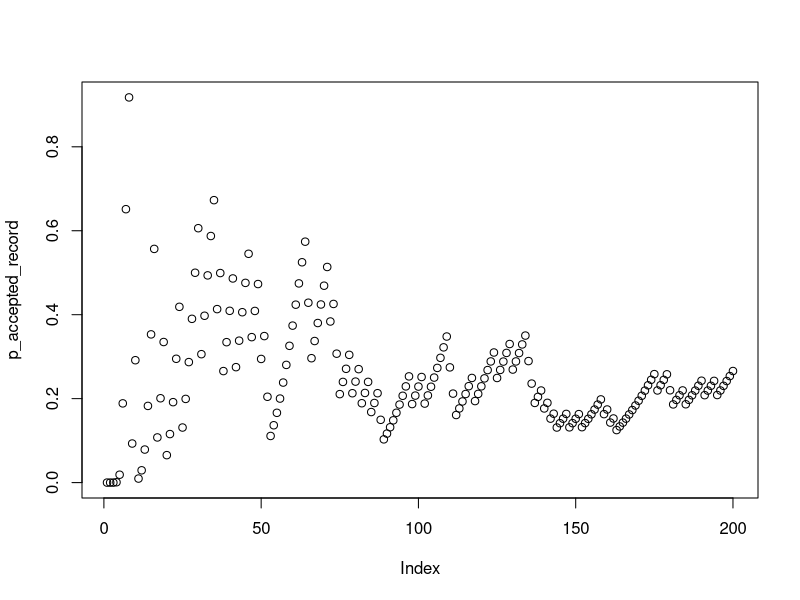
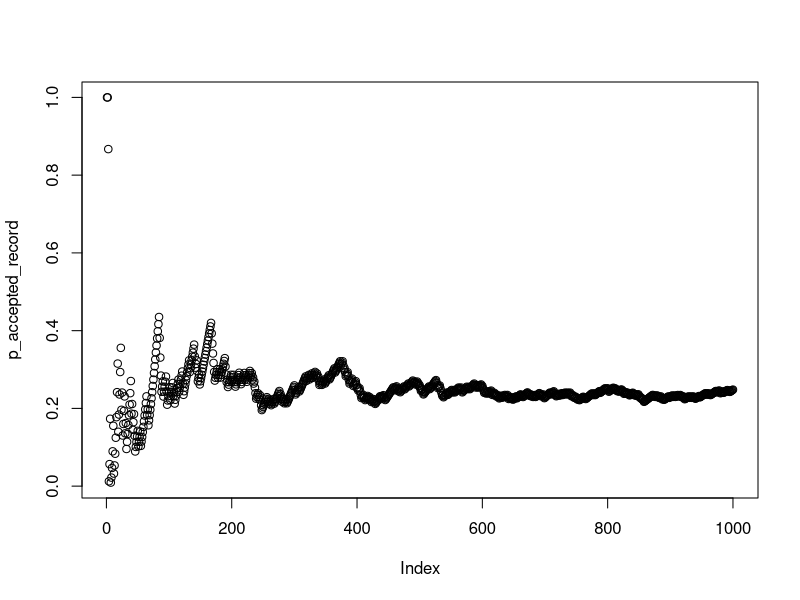

Reproduce these figures in R, in order.
target  = .2
s = 0
eps = .001
for(i in seq(100))
{
  p_accepted = 1/(1+exp(- (102 - 103 * s)))
  accepted = rbinom(1,1,p_accepted)
  s = s + accepted * eps * (1-target)
  s = s  - (1-accepted) * eps * target
  print(s)
  print(p_accepted)
}

target  = .2
s = 0
eps = .1
for(i in seq(100))
{
  p_accepted = 1/(1+exp(- (-10 - 1 * s)))
  accepted = rbinom(1,1,p_accepted)
  s = s + accepted * eps * (1-target)
  s = s  - (1-accepted) * eps * target
  print(s)
  print(p_accepted)
}



homesostasy  = function(log_var, accepted, target  = .25, eps = .01)
{
  if(accepted) log_var = log_var + eps * (1-target)
  if(!accepted) log_var = log_var - eps * target
  return(log_var)
}


log_var = 0
p_accepted_record = rep(0, 200)
for(i in seq(200))
{
  p_accepted = 1/(1+exp(- (-30 - 5 * log_var)))
  accepted = rbinom(1,1,p_accepted)
  log_var = homesostasy(log_var, accepted, eps = 10/i)
  print(p_accepted)
  p_accepted_record[i]=p_accepted
}
plot(p_accepted_record)


log_var = 0
p_accepted_record = rep(0, 1000)
for(i in seq(1000))
{
  p_accepted = 1/(1+exp(- (+30 - 5 * log_var)))
  accepted = rbinom(1,1,p_accepted)
  log_var = homesostasy(log_var, accepted, eps = 5/i)
  print(p_accepted)
  p_accepted_record[i]=p_accepted
}
plot(p_accepted_record)






